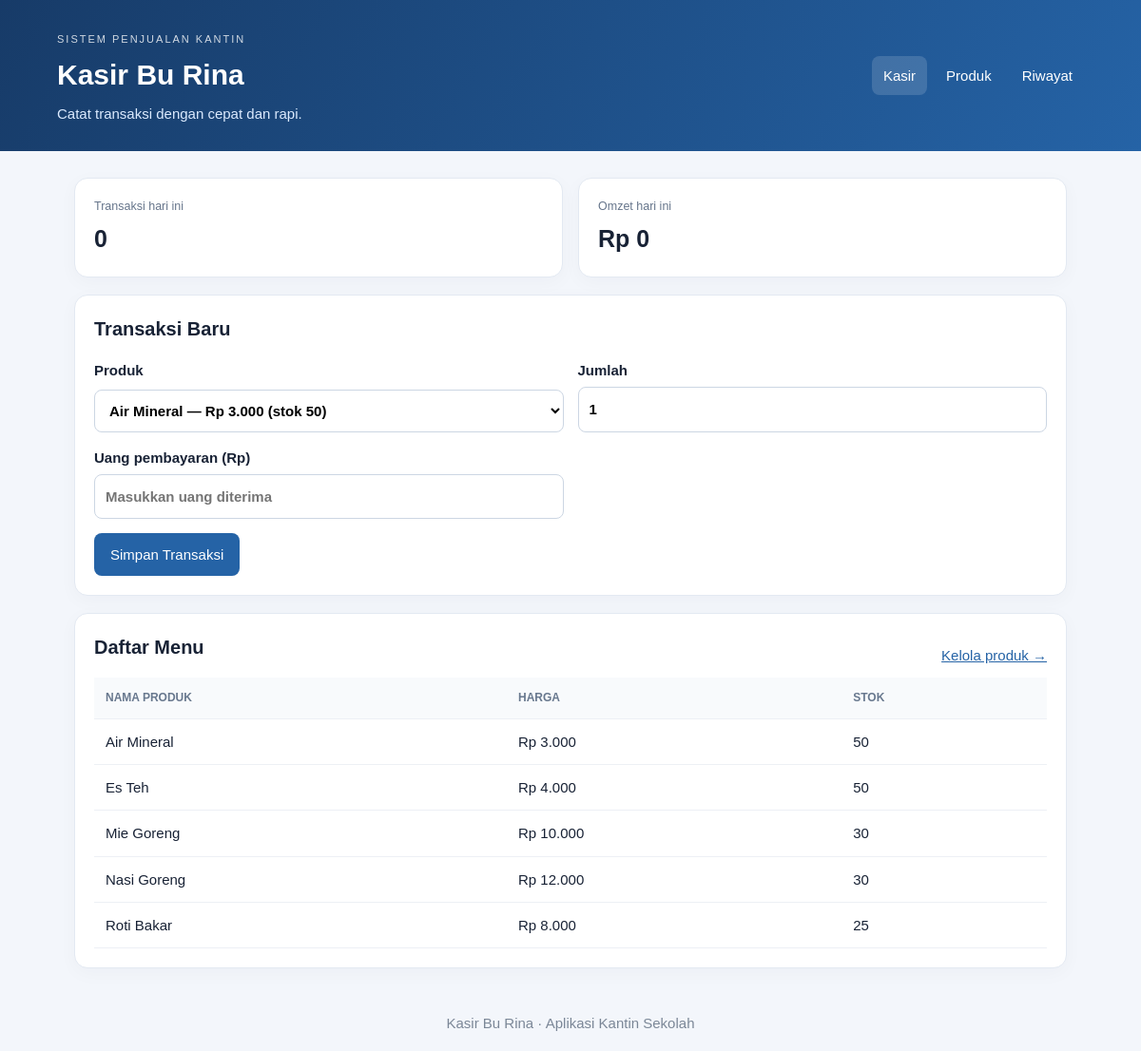
The page / on the database its author committed.
### tables this page shows
CREATE TABLE `produk` (
  `id` int NOT NULL,
  `nama` varchar(100) NOT NULL,
  `harga` decimal(12,2) NOT NULL DEFAULT '0.00',
  `stok` int NOT NULL DEFAULT '0',
  `aktif` tinyint(1) NOT NULL DEFAULT '1',
  `dibuat_pada` timestamp NULL DEFAULT CURRENT_TIMESTAMP
);

### index.php (the view)
<?php
require __DIR__ . '/config/koneksi.php';
$produk = $pdo->query("SELECT * FROM produk WHERE aktif=1 ORDER BY nama")->fetchAll();
$hariIni = date('Y-m-d');
$stmt = $pdo->prepare("SELECT COUNT(*) jumlah, COALESCE(SUM(total),0) omzet FROM transaksi WHERE DATE(dibuat_pada)=?");
$stmt->execute([$hariIni]);
$ringkasan = $stmt->fetch();
?>
<!doctype html><html lang="id"><head><meta charset="utf-8"><meta name="viewport" content="width=device-width,initial-scale=1">
<title>Kasir Bu Rina</title><link rel="stylesheet" href="style.css"></head><body>
<header class="top"><div><span class="eyebrow">SISTEM PENJUALAN KANTIN</span><h1>Kasir Bu Rina</h1><p>Catat transaksi dengan cepat dan rapi.</p></div><nav><a class="active" href="index.php">Kasir</a><a href="produk.php">Produk</a><a href="riwayat.php">Riwayat</a></nav></header>
<main class="wrap">
<section class="stats"><article><small>Transaksi hari ini</small><strong><?= (int)$ringkasan['jumlah'] ?></strong></article><article><small>Omzet hari ini</small><strong>Rp <?= number_format((float)$ringkasan['omzet'],0,',','.') ?></strong></article></section>
<section class="panel"><h2>Transaksi Baru</h2>
<?php if (!$produk): ?><p>Belum ada produk aktif. Tambahkan produk terlebih dahulu.</p><?php else: ?>
<form action="simpan_transaksi.php" method="post" class="form-grid">
<label>Produk<select name="produk_id" required><?php foreach($produk as $p): ?><option value="<?= $p['id'] ?>"><?= htmlspecialchars($p['nama']) ?> — Rp <?= number_format($p['harga'],0,',','.') ?> (stok <?= $p['stok'] ?>)</option><?php endforeach; ?></select></label>
<label>Jumlah<input type="number" name="jumlah" min="1" value="1" required></label>
<label>Uang pembayaran (Rp)<input type="number" name="bayar" min="0" step="1" placeholder="Masukkan uang diterima" required></label>
<div class="full"><button type="submit">Simpan Transaksi</button></div>
</form><?php endif; ?></section>
<section class="panel"><div class="panel-head"><h2>Daftar Menu</h2><a href="produk.php">Kelola produk →</a></div>
<div class="table-scroll"><table><thead><tr><th>Nama produk</th><th>Harga</th><th>Stok</th></tr></thead><tbody>
<?php foreach($produk as $p): ?><tr><td><?= htmlspecialchars($p['nama']) ?></td><td>Rp <?= number_format($p['harga'],0,',','.') ?></td><td><?= (int)$p['stok'] ?></td></tr><?php endforeach; ?>
</tbody></table></div></section></main><footer>Kasir Bu Rina · Aplikasi Kantin Sekolah</footer></body></html>

### kasir/style.css (style rules this page uses)
* { box-sizing:border-box }
body { margin:0;background:#f3f6fb;color:#182235;font:15px/1.55 Arial,sans-serif }
.top { background:linear-gradient(120deg,#173b68,#2563a6);color:white;padding:28px max(22px,calc((100% - 1080px)/2));display:flex;justify-content:space-between;align-items:center;gap:22px;flex-wrap:wrap }
.eyebrow { font-size:11px;letter-spacing:2px;opacity:.8 }
.top h1 { margin:5px 0;font-size:30px }
.top p { margin:0;color:#dbeafe }
.top nav { display:flex;gap:8px;flex-wrap:wrap }
.top nav a { color:white;text-decoration:none;padding:9px 12px;border-radius:8px }
.top nav a:hover,.top nav a.active { background:#ffffff25 }
.wrap { max-width:1080px;margin:28px auto;padding:0 18px }
.stats { display:grid;grid-template-columns:repeat(2,1fr);gap:16px;margin-bottom:18px }
.stats article,.panel { background:white;border:1px solid #e3e9f2;border-radius:14px;padding:20px;box-shadow:0 5px 20px #18223508 }
.stats small { display:block;color:#66758b }
.stats strong { font-size:25px;display:block;margin-top:5px }
.panel { margin-bottom:18px }
.panel h2 { margin:0 0 16px;font-size:20px }
.panel-head { display:flex;justify-content:space-between;align-items:center }
.panel-head a,a { color:#2563a6 }
.form-grid { display:grid;grid-template-columns:repeat(2,minmax(0,1fr));gap:15px }
.form-grid label { display:grid;gap:6px;font-weight:600 }
.form-grid input,.form-grid select { width:100%;padding:11px;border:1px solid #ccd6e3;border-radius:8px;font:inherit;background:#fff }
.full { grid-column:1/-1 }
button,.button { display:inline-block;border:0;border-radius:8px;padding:11px 17px;background:#2563a6;color:#fff;font-weight:700;text-decoration:none;cursor:pointer;font:inherit }
.table-scroll { overflow-x:auto }
table { border-collapse:collapse;width:100%;min-width:560px }
th,td { text-align:left;padding:12px;border-bottom:1px solid #edf0f5 }
th { font-size:12px;text-transform:uppercase;color:#68788e;background:#f8fafc }
footer { text-align:center;color:#7b8797;padding:18px }

### rows shown on the page
produk: nama "Air Mineral", harga "3.000", stok "50"
produk: nama "Es Teh", harga "4.000", stok "50"
produk: nama "Mie Goreng", harga "10.000", stok "30"
produk: nama "Nasi Goreng", harga "12.000", stok "30"
produk: nama "Roti Bakar", harga "8.000", stok "25"

### other values the page prints
$ringkasan['jumlah'] "0"
$ringkasan['omzet'] "0"
form field produk_id "Air Mineral — Rp 3.000 (stok 50)"
